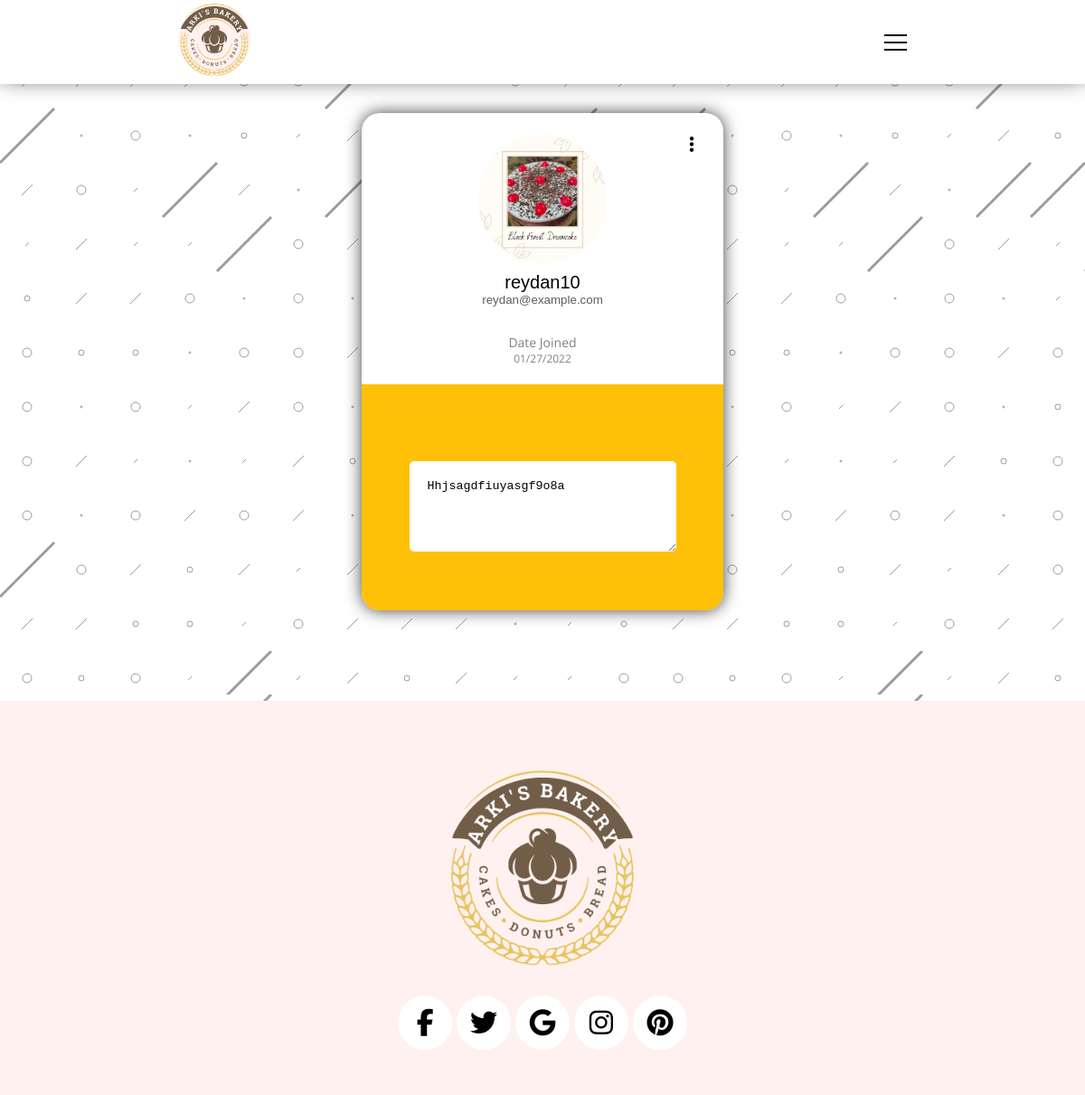
The app's page /view-profile.php?userName=reydan10 with its own data.
### tables this page shows
CREATE TABLE `users` (
  `usersID` int(11) NOT NULL,
  `usersName` varchar(30) NOT NULL,
  `usersEmail` varchar(30) NOT NULL,
  `usersPwd` varchar(30) NOT NULL,
  `dateJoined` varchar(11) NOT NULL,
  `filename` varchar(50) DEFAULT NULL,
  `description` varchar(200) DEFAULT NULL,
  `usersType` varchar(11) DEFAULT NULL
);

### view-profile.php (the view, shortened to what this page needs)
<!DOCTYPE html>
<html lang="en">
<head>
  <link rel="stylesheet" href="view-profile.css">
</head>
<body>
  <?php
  include 'header.php';
  require_once 'includes/dbh.inc.php';
  if (isset($_GET['userName'])) {
    $usersID = $_GET['userName'];
    $result = mysqli_query($conn, "SELECT * FROM users WHERE usersName = '$usersID';");
    $user = mysqli_fetch_assoc($result);
  }
  ?>
  <main>
    <div class="container">
      <div class="menu">
        <i class="fas fa-ellipsis-v"></i>
      </div>
      <div class=" profile-pic">
        <label class="-label" for="file">
          <i class="fas fa-camera"></i>
          <span>Change Image</span>
        </label>
        <form class="" action="includes/upload.inc.php" method="post" enctype="multipart/form-data">
          <img class="profile-img" src="./img/profilePics/<?php echo $user['filename']; ?>">
      </div>
      <div class="infobox">
        <input type="text" name="uname" class="uname txt-box" value="<?php echo $user['usersName']; ?>" readonly autocomplete="off">
        <input type="text" name="email" class='email' value="<?php echo $user['usersEmail']; ?>" readonly>
        <div class=" date-joined">
          <small>Date Joined</small>
          <div><?php echo $user["dateJoined"]; ?></div>
        </div>
      </div>
      <div class="description-box">
        <textarea name="description" class="description" cols="30" rows="10" placeholder="Let me describe you!" readonly><?php echo $user["description"]; ?></textarea>
      </div>
    </div>
  </main>
  <footer>
    <div class="footer-container">
      <img src="img/newlogobg.png" alt="Arki's Bakery Logo">
      <div class="socmed-container">
        <a href="" class="fa fa-facebook"></a>
        <a href="" class="fa fa-twitter"></a>
        <a href="" class="fa fa-google"></a>
        <a href="" class="fa fa-instagram"></a>
        <a href="" class="fa fa-pinterest"></a>
      </div>
    </div>
  </footer>
</body>
</html>

### view-profile.css (style rules this page uses)
* { margin: 0; padding: 0; box-sizing: border-box; }
body { background-image: url(./img/Sprinkle.svg); }
main { margin: 125px 0 100px 0; display: flex; flex-direction: column; justify-content: center; align-items: center; }
.container { display: flex; flex-direction: column; justify-content: center; align-items: center; max-width: 400px; width: 100%; height: 550px; border-radius: 20px; box-shadow: 0px 0px 18px 0px rgba(0, 0, 0, 0.75); background-color: white; font-family: "Open Sans", sans-serif; color: black; overflow: hidden; position: relative; }
i { pointer-events: none; }
.menu { position: absolute; right: 20px; top: 20px; width: 30px; height: 30px; text-align: center; cursor: pointer; display: flex; justify-content: center; align-items: center; }
.profile-pic { margin-top: 20px; color: transparent; transition: all 0.3s ease; display: flex; justify-content: center; align-items: center; position: relative; }
.profile-pic img { object-fit: cover; width: 150px; height: 150px; border: white 4px solid; border-radius: 100px; pointer-events: none; z-index: 0; }
.-label { position: absolute; background-color: transparent; height: 100%; width: 100%; display: flex; justify-content: center; align-items: center; -webkit-touch-callout: none; -webkit-user-select: none; -khtml-user-select: none; -moz-user-select: none; -ms-user-select: none; user-select: none; }
.-label i { margin-right: 10px; }
.infobox { display: flex; flex-direction: column; justify-content: center; align-items: center; color: gray; font-size: 12px; width: 80%; }
.infobox input { background-color: white; border: none; text-align: center; outline: none; }
.infobox .uname { font-size: 20px; }
.infobox .email { color: rgb(94, 92, 92); }
.infobox small { margin-top: 30px; font-size: 14px; }
.date-joined { display: flex; flex-direction: column; justify-content: center; align-items: center; }
.description-box { background-color: #ffc107; width: 100%; height: 100%; color: black; display: flex; flex-direction: column; justify-content: center; align-items: center; margin-top: 20px; }
.description-box textarea { outline: none; border: none; border-radius: 5px; margin-top: 20px; padding: 20px; height: 100px; }

### header.css (style rules this page uses)
html { font-family: "GFS Didot"; font-size: 1.25rem; }
* { margin: 0; box-sizing: border-box; text-decoration: none; }

### footer.css (style rules this page uses)
html { font-family: "GFS Didot"; font-size: 1.25rem; }
* { margin: 0; box-sizing: border-box; text-decoration: none; }
.footer-container { background: #fff1f0; display: flex; flex-direction: column; justify-content: center; align-items: center; padding: 50px 0; }
.footer-container img { transform: scale(0.8); }
.socmed-container { margin-top: 6px; }
.fa { text-align: center; font-size: 1.5rem; width: 60px; padding: 15px 0; border-radius: 50%; }
.fa-facebook, .fa-twitter, .fa-google, .fa-instagram, .fa-pinterest { color: black; background: white; }

### records on screen
users: filename (picture), uname "reydan10", email "reydan@example.com", dateJoined "01/27/2022", description "Hhjsagdfiuyasgf9o8a"
